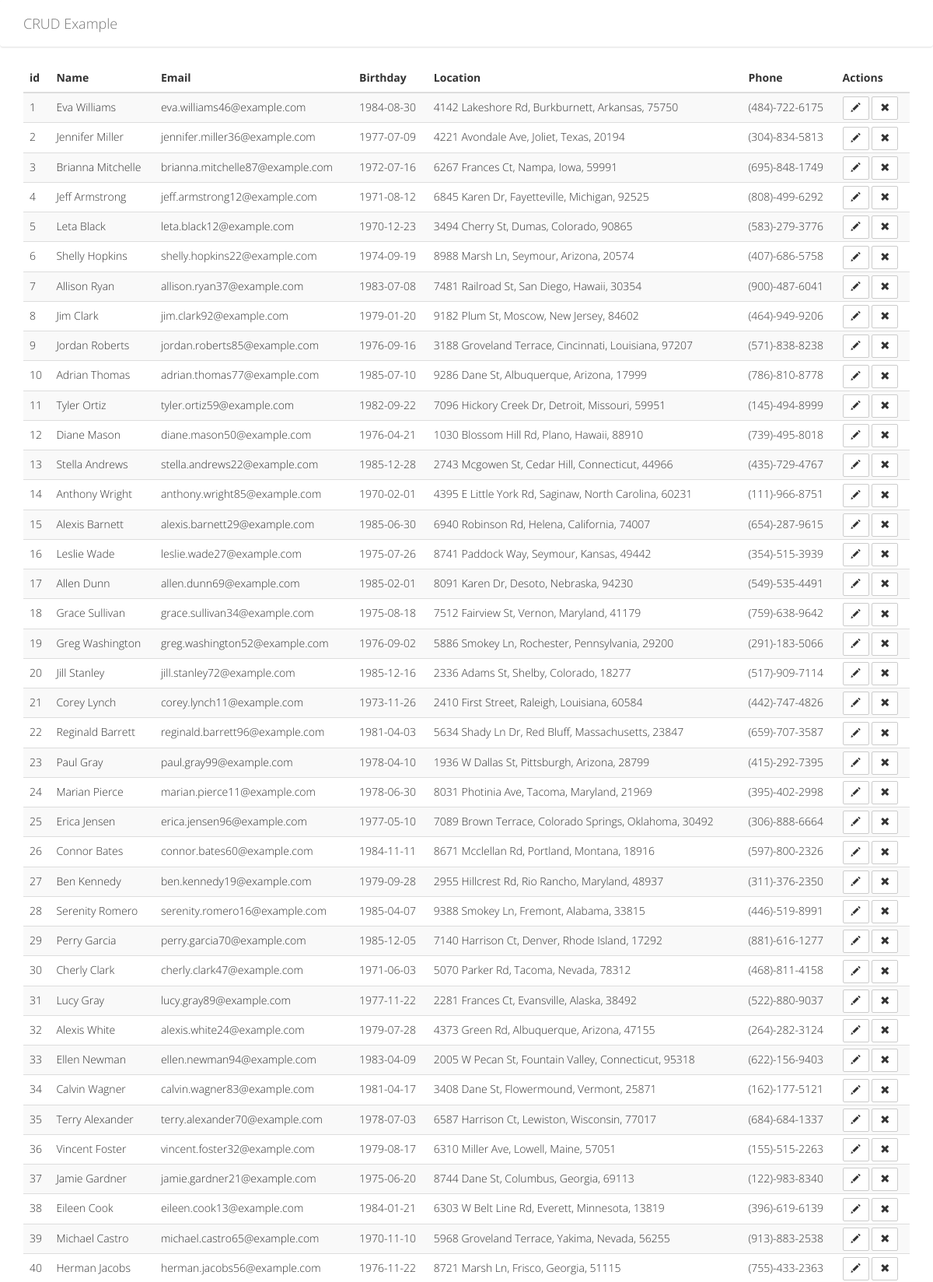
The page / (upper part) on the database its author committed.
### tables this page shows
CREATE TABLE `users` (
  `id` int(6) NOT NULL AUTO_INCREMENT,
  `name` varchar(100) NOT NULL,
  `email` varchar(140) NOT NULL,
  `birthday` date NOT NULL,
  `location` varchar(100) NOT NULL,
  `phone` varchar(30) NOT NULL,
  PRIMARY KEY (`id`)
);

### sys/processing.php (called while the page is built, shortened)
<?php
require 'crud.php';
$dbconfig = require 'dbconfig.php';
$connect = new mysqli($dbconfig['host'], $dbconfig['user'], $dbconfig['pass'], $dbconfig['name']);
$db = new CRUD('users', $connect);

### sys/crud.php (called while the page is built, shortened)
<?php
class CRUD {
  private $table;
  private $connect;
  public function __construct($table, $connect) {
    $this->table = $table;
    $this->connect = $connect;
  }
  public function select($where = null, $limit = null) {
    $sql = 'SELECT * FROM ' . $this->table . ' ';
    $result = $this->connect->query($sql);
    if ($result === false) {
      trigger_error('Wrong SQL: ' . $sql . ' Error: ' . $this->connect->error, E_USER_ERROR);
    } else {
      return $result->fetch_all(MYSQLI_ASSOC);
    }
  }
}

### index.php (the view, shortened to what this page needs)
<?php
require 'sys/processing.php';
$users = $db->select();
include 'partials/header.php';
?>
<div class="container">
  <div class="row">
    <div class="col-sm-6">
    </div>
  </div>
  <table class="table table-striped">
    <thead>
      <tr>
        <th>id</th>
        <th>Name</th>
        <th>Email</th>
        <th>Birthday</th>
        <th>Location</th>
        <th>Phone</th>
        <th>Actions</th>
      </tr>
    </thead>
    <tbody>
    <?php foreach ($users as $user): ?>
      <tr>
        <td><?= $user['id'] ?></td>
        <td><?= $user['name'] ?></td>
        <td><?= $user['email'] ?></td>
        <td><?= $user['birthday'] ?></td>
        <td><?= $user['location'] ?></td>
        <td><?= $user['phone'] ?></td>
        <td>
          <a class="btn btn-sm btn-default" href="edit.php?user=<?= $user['id'] ?>" title="Edit user">
            <span class="glyphicon glyphicon-pencil"></span>
          </a>
          <a class="btn btn-sm btn-default" href="delete.php?user=<?= $user['id'] ?>" title="Remove user">
            <span class="glyphicon glyphicon-remove"></span>
          </a>
        </td>
      </tr>
    <?php endforeach ?>
    </tbody>
  </table>
</div>
<?php include 'partials/footer.php' ?>

### partials/header.php (shortened to what this page needs)
<!DOCTYPE html>
<html lang="en">
<head>
  <link rel="stylesheet" href="https://maxcdn.bootstrapcdn.com/bootstrap/3.3.4/css/bootstrap.min.css">
  <link rel="stylesheet" href="css/style.css">
</head>
<body>
<header>
  <nav class="navbar navbar-default">
    <div class="container">
      <div class="navbar-header">
        <span class="navbar-brand">CRUD Example</span>
      </div>
    </div>
  </nav>
</header>

### css/style.css (style rules this page uses)
body { font-family: 'Open Sans', Tahoma, sans-serif; font-weight: 300; margin-bottom: 50px; }
header { margin-bottom: 20px; }
header .navbar-default { border-top: none; border-left: none; border-right: none; box-shadow: 0 1px 2px rgba(0, 0, 0, 0.05); padding-top: 5px; padding-bottom: 5px; background: #fff; }
.btn { border-radius: 2px; }
.table .btn-sm { margin: -5px 0; }

### rows shown on the page
users: id "1", name "Eva Williams", email "eva.williams46@example.com", birthday "1984-08-30", location "4142 Lakeshore Rd, Burkburnett, Arkansas, 75750", phone "(484)-722-6175"
users: id "2", name "Jennifer Miller", email "jennifer.miller36@example.com", birthday "1977-07-09", location "4221 Avondale Ave, Joliet, Texas, 20194", phone "(304)-834-5813"
users: id "3", name "Brianna Mitchelle", email "brianna.mitchelle87@example.com", birthday "1972-07-16", location "6267 Frances Ct, Nampa, Iowa, 59991", phone "(695)-848-1749"
users: id "4", name "Jeff Armstrong", email "jeff.armstrong12@example.com", birthday "1971-08-12", location "6845 Karen Dr, Fayetteville, Michigan, 92525", phone "(808)-499-6292"
users: id "5", name "Leta Black", email "leta.black12@example.com", birthday "1970-12-23", location "3494 Cherry St, Dumas, Colorado, 90865", phone "(583)-279-3776"
users: id "6", name "Shelly Hopkins", email "shelly.hopkins22@example.com", birthday "1974-09-19", location "8988 Marsh Ln, Seymour, Arizona, 20574", phone "(407)-686-5758"
users: id "7", name "Allison Ryan", email "allison.ryan37@example.com", birthday "1983-07-08", location "7481 Railroad St, San Diego, Hawaii, 30354", phone "(900)-487-6041"
users: id "8", name "Jim Clark", email "jim.clark92@example.com", birthday "1979-01-20", location "9182 Plum St, Moscow, New Jersey, 84602", phone "(464)-949-9206"
users: id "9", name "Jordan Roberts", email "jordan.roberts85@example.com", birthday "1976-09-16", location "3188 Groveland Terrace, Cincinnati, Louisiana, 97207", phone "(571)-838-8238"
users: id "10", name "Adrian Thomas", email "adrian.thomas77@example.com", birthday "1985-07-10", location "9286 Dane St, Albuquerque, Arizona, 17999", phone "(786)-810-8778"
users: id "11", name "Tyler Ortiz", email "tyler.ortiz59@example.com", birthday "1982-09-22", location "7096 Hickory Creek Dr, Detroit, Missouri, 59951", phone "(145)-494-8999"
users: id "12", name "Diane Mason", email "diane.mason50@example.com", birthday "1976-04-21", location "1030 Blossom Hill Rd, Plano, Hawaii, 88910", phone "(739)-495-8018"
users: id "13", name "Stella Andrews", email "stella.andrews22@example.com", birthday "1985-12-28", location "2743 Mcgowen St, Cedar Hill, Connecticut, 44966", phone "(435)-729-4767"
users: id "14", name "Anthony Wright", email "anthony.wright85@example.com", birthday "1970-02-01", location "4395 E Little York Rd, Saginaw, North Carolina, 60231", phone "(111)-966-8751"
users: id "15", name "Alexis Barnett", email "alexis.barnett29@example.com", birthday "1985-06-30", location "6940 Robinson Rd, Helena, California, 74007", phone "(654)-287-9615"
users: id "16", name "Leslie Wade", email "leslie.wade27@example.com", birthday "1975-07-26", location "8741 Paddock Way, Seymour, Kansas, 49442", phone "(354)-515-3939"
users: id "17", name "Allen Dunn", email "allen.dunn69@example.com", birthday "1985-02-01", location "8091 Karen Dr, Desoto, Nebraska, 94230", phone "(549)-535-4491"
users: id "18", name "Grace Sullivan", email "grace.sullivan34@example.com", birthday "1975-08-18", location "7512 Fairview St, Vernon, Maryland, 41179", phone "(759)-638-9642"
users: id "19", name "Greg Washington", email "greg.washington52@example.com", birthday "1976-09-02", location "5886 Smokey Ln, Rochester, Pennsylvania, 29200", phone "(291)-183-5066"
users: id "20", name "Jill Stanley", email "jill.stanley72@example.com", birthday "1985-12-16", location "2336 Adams St, Shelby, Colorado, 18277", phone "(517)-909-7114"
users: id "21", name "Corey Lynch", email "corey.lynch11@example.com", birthday "1973-11-26", location "2410 First Street, Raleigh, Louisiana, 60584", phone "(442)-747-4826"
users: id "22", name "Reginald Barrett", email "reginald.barrett96@example.com", birthday "1981-04-03", location "5634 Shady Ln Dr, Red Bluff, Massachusetts, 23847", phone "(659)-707-3587"
users: id "23", name "Paul Gray", email "paul.gray99@example.com", birthday "1978-04-10", location "1936 W Dallas St, Pittsburgh, Arizona, 28799", phone "(415)-292-7395"
users: id "24", name "Marian Pierce", email "marian.pierce11@example.com", birthday "1978-06-30", location "8031 Photinia Ave, Tacoma, Maryland, 21969", phone "(395)-402-2998"
users: id "25", name "Erica Jensen", email "erica.jensen96@example.com", birthday "1977-05-10", location "7089 Brown Terrace, Colorado Springs, Oklahoma, 30492", phone "(306)-888-6664"
users: id "26", name "Connor Bates", email "connor.bates60@example.com", birthday "1984-11-11", location "8671 Mcclellan Rd, Portland, Montana, 18916", phone "(597)-800-2326"
users: id "27", name "Ben Kennedy", email "ben.kennedy19@example.com", birthday "1979-09-28", location "2955 Hillcrest Rd, Rio Rancho, Maryland, 48937", phone "(311)-376-2350"
users: id "28", name "Serenity Romero", email "serenity.romero16@example.com", birthday "1985-04-07", location "9388 Smokey Ln, Fremont, Alabama, 33815", phone "(446)-519-8991"
users: id "29", name "Perry Garcia", email "perry.garcia70@example.com", birthday "1985-12-05", location "7140 Harrison Ct, Denver, Rhode Island, 17292", phone "(881)-616-1277"
users: id "30", name "Cherly Clark", email "cherly.clark47@example.com", birthday "1971-06-03", location "5070 Parker Rd, Tacoma, Nevada, 78312", phone "(468)-811-4158"
users: id "31", name "Lucy Gray", email "lucy.gray89@example.com", birthday "1977-11-22", location "2281 Frances Ct, Evansville, Alaska, 38492", phone "(522)-880-9037"
users: id "32", name "Alexis White", email "alexis.white24@example.com", birthday "1979-07-28", location "4373 Green Rd, Albuquerque, Arizona, 47155", phone "(264)-282-3124"
users: id "33", name "Ellen Newman", email "ellen.newman94@example.com", birthday "1983-04-09", location "2005 W Pecan St, Fountain Valley, Connecticut, 95318", phone "(622)-156-9403"
users: id "34", name "Calvin Wagner", email "calvin.wagner83@example.com", birthday "1981-04-17", location "3408 Dane St, Flowermound, Vermont, 25871", phone "(162)-177-5121"
users: id "35", name "Terry Alexander", email "terry.alexander70@example.com", birthday "1978-07-03", location "6587 Harrison Ct, Lewiston, Wisconsin, 77017", phone "(684)-684-1337"
users: id "36", name "Vincent Foster", email "vincent.foster32@example.com", birthday "1979-08-17", location "6310 Miller Ave, Lowell, Maine, 57051", phone "(155)-515-2263"
users: id "37", name "Jamie Gardner", email "jamie.gardner21@example.com", birthday "1975-06-20", location "8744 Dane St, Columbus, Georgia, 69113", phone "(122)-983-8340"
users: id "38", name "Eileen Cook", email "eileen.cook13@example.com", birthday "1984-01-21", location "6303 W Belt Line Rd, Everett, Minnesota, 13819", phone "(396)-619-6139"
users: id "39", name "Michael Castro", email "michael.castro65@example.com", birthday "1970-11-10", location "5968 Groveland Terrace, Yakima, Nevada, 56255", phone "(913)-883-2538"
users: id "40", name "Herman Jacobs", email "herman.jacobs56@example.com", birthday "1976-11-22", location "8721 Marsh Ln, Frisco, Georgia, 51115", phone "(755)-433-2363"
